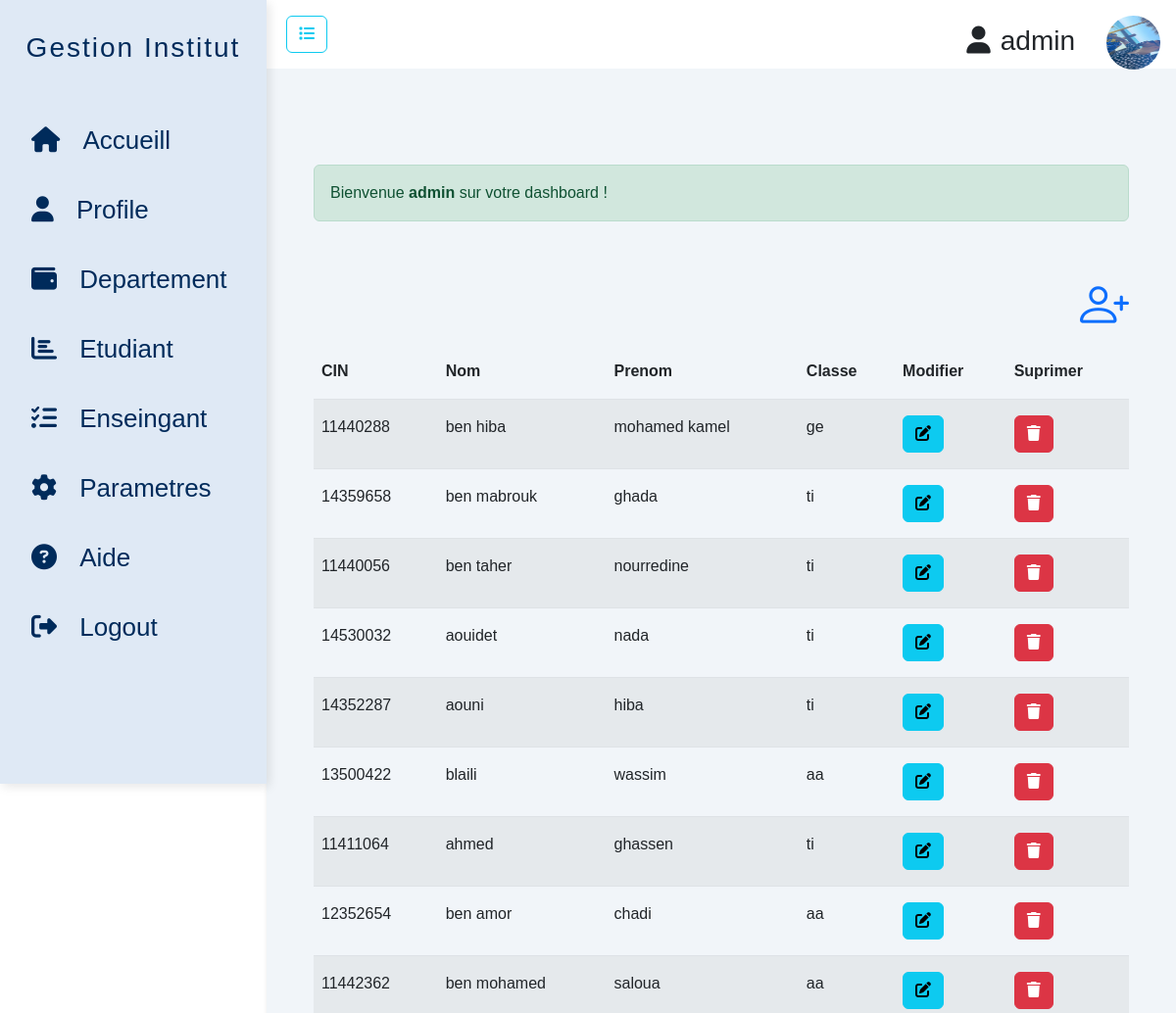
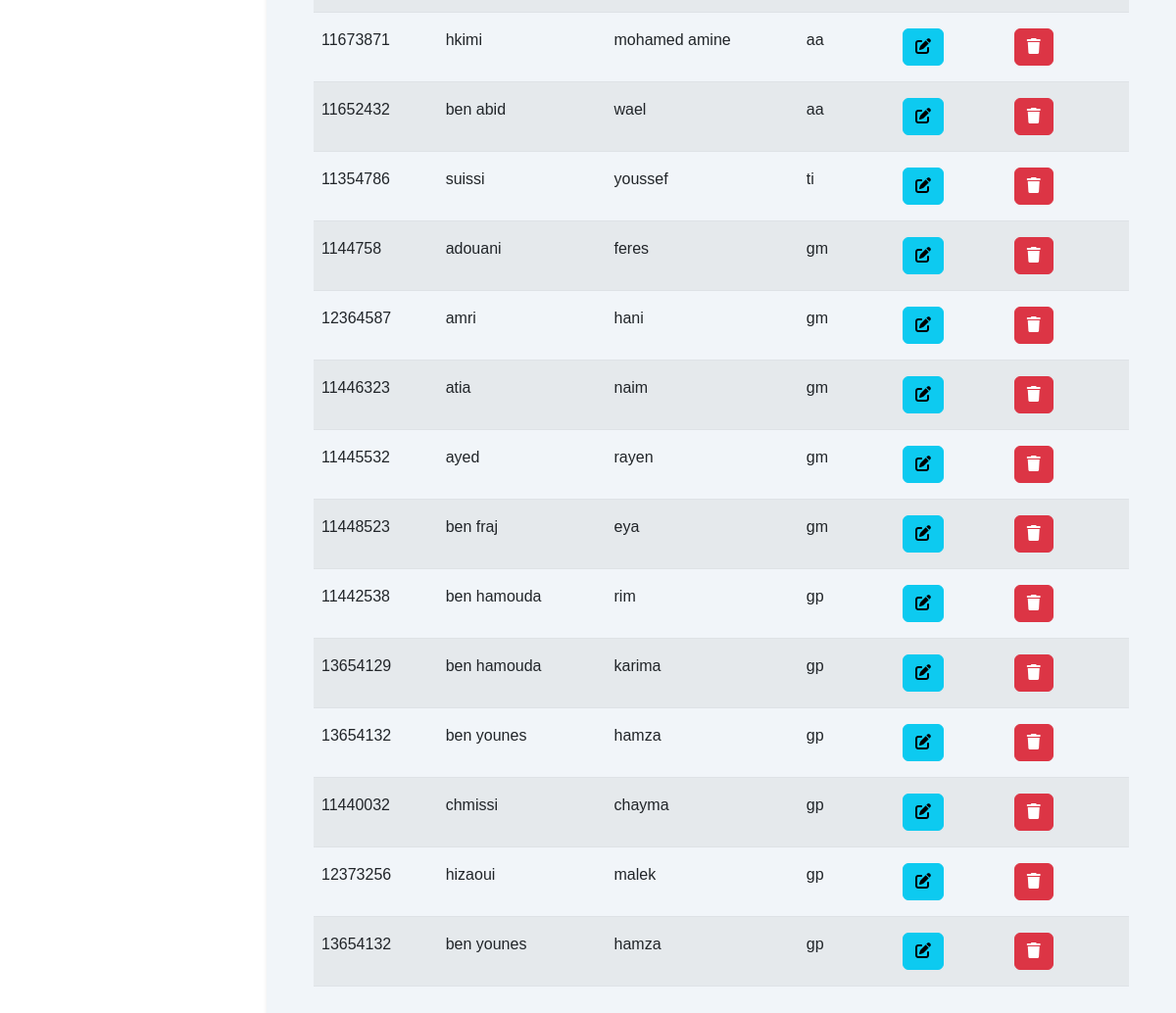
The app's page /iset/etudiant/index.php (signed in) with its own data (2 pictures, top to bottom).
### tables this page shows
CREATE TABLE IF NOT EXISTS `etudiant` (
  `id` int(11) NOT NULL AUTO_INCREMENT,
  `cin` int(8) NOT NULL,
  `prenom` varchar(50) NOT NULL,
  `nom` varchar(50) NOT NULL,
  `classe` varchar(30) NOT NULL,
  `adresse` varchar(100) NOT NULL,
  `tel` int(8) NOT NULL,
  `id_dep` int(11) NOT NULL DEFAULT '0',
  PRIMARY KEY (`id`)
);

### iset/etudiant/index.php (the view, shortened to what this page needs)
<!DOCTYPE html>
<html lang="en">
<head>
<link href="https://cdn.jsdelivr.net/npm/bootstrap@5.2.2/dist/css/bootstrap.min.css" rel="stylesheet"
integrity="sha384-Zenh87qX5JnK2Jl0vWa8Ck2rdkQ2Bzep5IDxbcnCeuOxjzrPF/et3URy9Bv1WTRi">
<link rel="stylesheet" href="https://cdn.jsdelivr.net/npm/bootstrap-icons@1.10.2/font/bootstrap-icons.css">
<link href="https://cdn.jsdelivr.net/npm/bootstrap@5.2.3/dist/css/bootstrap.min.css" rel="stylesheet">
    <link rel="stylesheet" href="style.css">
</head>
<body>
    <?php
        include "../../connexion db/db_connect.php";
        $sql="SELECT * FROM etudiant";
        $query=$pdo->prepare($sql);
        $query->execute();
        $etudiants =$query->fetchAll();
    ?>
    <div class="sidebar">
        <div class="sidebar-title">
            <h3>Gestion Institut</h3>
        </div>
        <div class="sidebar-menu">
        <ul>
            <li><a href="../accueil/index.php">
                <i class="fas fa-home"></i>
                <span class="nav-item">Accueill</span>
            </a></li>
            <li><a href="../profile/index.php">
                <i class="fas fa-user"></i>
                <span class="nav-item">Profile</span>
            </a></li>
            <li><a href="../departement/index.php">
                <i class="fas fa-wallet"></i>
                <span class="nav-item">Departement</span>
            </a></li>
            <li><a href="">
                <i class="fas fa-chart-bar"></i>
                <span class="nav-item">Etudiant</span>
            </a></li>
            <li><a href="../enseignant/index.php">
                <i class="fas fa-tasks"></i>
                <span class="nav-item">Enseingant</span>
            </a></li>
            <li><a href="#">
                <i class="fas fa-cog"></i>
                <span class="nav-item">Parametres</span>
            </a></li>
            <li><a href="../aide/index.php">
                 <i class="fas fa-question-circle"></i>
                <span class="nav-item">Aide</span>
            </a></li>
            <li class="logout"><a href=../../authentification/logout/index.php>
                <i class="fas fa-sign-out-alt"></i>
                <span class="nav-item">Logout</span>
            </a></li>
        </ul>
        </div>
    </div>
    <div class="main-content">
            <div class="p-3 header_admin " style='background:#fff;'>
                <button class="btn btn-outline-info mx-1"  id="btn1"><i class="fa-solid fa-list"></i></button>
                <div class="float-end">
            <h3><span class="user"><i class="fa-solid fa-user"></i></span><?= $_SESSION['utilisateur']?><img src="../../authentification/upload/<?= $_SESSION['photo']?>" width="55px" height="55px" style='border-radius:50%;margin-left:2rem;'></img></h3>
            </div>
    </div>
        <div class="main p-5">
            <main>
            <div class="alert alert-success "role="alert">
                 Bienvenue <strong><?= $_SESSION['utilisateur']?></strong> sur votre dashboard !
            </div>
            <span style='float:right;font-size:50px'><a href="./ajouteretudiant.php"><i class="bi bi-person-plus"></i></a></span>
            <table class="table table-striped  ">
                <thead>
                    <tr>
                        <th scope="col" class="py-3">CIN</th>
                        <th scope="col" class="py-3">Nom</th>
                        <th scope="col" class="py-3">Prenom</th>
                        <th scope="col" class="py-3">Classe</th>
                        <th scope="col" class="py-3">Modifier</th>
                        <th scope="col" class="py-3">Suprimer</th>
                    </tr>
                </thead>
                <tbody>
                <?php foreach($etudiants as $etudiant):?>
                    <tr>
                        <td class="py-3"><?= $etudiant['cin']?></td>
                        <td class="py-3"><?= $etudiant['nom']?></td>
                        <td class="py-3"><?= $etudiant['prenom']?></td>
                        <td class="py-3"><?= $etudiant['classe']?></td>
                        <td class="py-3"><a class="btn btn-info" href="editetudiant.php?id=<?=$etudiant["id"]?>"><i class="fa-solid fa-pen-to-square"></i></a></td>
                        <td class="py-3"><a class="btn btn-danger" href="delete.php?id=<?=$etudiant["id"]?>"><i class="fa-solid fa-trash"></i></i></a></td>
                    </tr>
                <?php endforeach;?>
                </tbody>
            </table>
        </div>
    </div>
</body>
</html>

### iset/etudiant/style.css (style rules this page uses)
* { box-sizing: border-box; margin: 0; padding: 0; list-style-type: none; font-family: 'Poppins',sans-serif; }
a { text-decoration: none; }
.sidebar { width:17rem; min-width: 17rem; position: fixed; height:100vh; box-shadow: 3px 3px 10px rgba(0,0,0,0.1); transition:all 0.4s; background: #DFE9F5; }
.sidebar-menu li { width: 100%; margin-bottom: 2rem; }
.sidebar-title h3 { text-align: center; margin-top: 1rem; color: #002B5B; font-family:Verdana, Geneva, Tahoma, sans-serif; letter-spacing: 2px; padding-bottom: 50px; padding-top: 1rem; }
.sidebar-menu a { color:#002B5B; font-family:Verdana, Geneva, Tahoma, sans-serif; font-size: 26px !important; text-align: center; }
.nav-item { padding-left: 1rem; }
.main-content { box-shadow: 2px 2px 5px rgba(0, 0, 0, 0.2); background: #f1f5f9; width: calc(100%-17rem); margin-left: 17rem; transition:all 0.4s; }
.main-content .user { padding-right: 10px; }
.main { width: calc(100%-17rem); }
.alert { margin-bottom:50px; margin-top:50px; }

### records on screen
etudiant: cin "11440288", nom "ben hiba", prenom "mohamed kamel", classe "ge"
etudiant: cin "14359658", nom "ben mabrouk", prenom "ghada", classe "ti"
etudiant: cin "11440056", nom "ben taher", prenom "nourredine", classe "ti"
etudiant: cin "14530032", nom "aouidet", prenom "nada", classe "ti"
etudiant: cin "14352287", nom "aouni", prenom "hiba", classe "ti"
etudiant: cin "13500422", nom "blaili", prenom "wassim", classe "aa"
etudiant: cin "11411064", nom "ahmed", prenom "ghassen", classe "ti"
etudiant: cin "12352654", nom "ben amor", prenom "chadi", classe "aa"
etudiant: cin "11442362", nom "ben mohamed", prenom "saloua", classe "aa"
etudiant: cin "11673871", nom "hkimi", prenom "mohamed amine", classe "aa"
etudiant: cin "11652432", nom "ben abid", prenom "wael", classe "aa"
etudiant: cin "11354786", nom "suissi", prenom "youssef", classe "ti"
etudiant: cin "1144758", nom "adouani", prenom "feres", classe "gm"
etudiant: cin "12364587", nom "amri", prenom "hani", classe "gm"
etudiant: cin "11446323", nom "atia", prenom "naim", classe "gm"
etudiant: cin "11445532", nom "ayed", prenom "rayen", classe "gm"
etudiant: cin "11448523", nom "ben fraj", prenom "eya", classe "gm"
etudiant: cin "11442538", nom "ben hamouda", prenom "rim", classe "gp"
etudiant: cin "13654129", nom "ben hamouda", prenom "karima", classe "gp"
etudiant: cin "13654132", nom "ben younes", prenom "hamza", classe "gp"
etudiant: cin "11440032", nom "chmissi", prenom "chayma", classe "gp"
etudiant: cin "12373256", nom "hizaoui", prenom "malek", classe "gp"
etudiant: cin "13654132", nom "ben younes", prenom "hamza", classe "gp"

### other values on screen
$_SESSION['utilisateur'] "admin"
